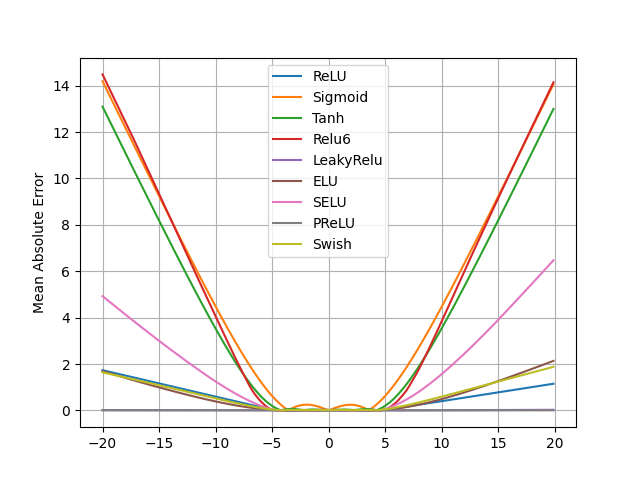

Write Python code to recreate this figure.
"""Show how neural networks fail to learn (extrapolate) an identity function"""
import argparse

import numpy as np
import matplotlib.pyplot as plt

import mxnet as mx
from mxnet import gluon, autograd, nd
from mxnet.gluon import nn

class Net(nn.Block):
    def __init__(self, act):
        super(Net, self).__init__()

        with self.name_scope():
            self.dense1 = nn.Dense(8)
            self.dense2 = nn.Dense(8)
            self.dense3 = nn.Dense(1)

        self.act = act

    def forward(self, x):
        x = self.act(self.dense1(x))
        x = self.act(self.dense2(x))
        x = self.dense3(x)
        return x


def train(net, low, high, batch_size, n_batch):
    trainer = gluon.Trainer(net.collect_params(), 'sgd', {'learning_rate': 0.01})
    l2loss = gluon.loss.L2Loss()

    moving_loss = None
    print_every = 1000

    for i in range(n_batch):
        x = np.random.uniform(low, high, size=(batch_size, 1))

        x = mx.nd.array(x, ctx=ctx)

        with autograd.record():
            y = net(x)
            loss = l2loss(x, y)

        loss.backward()
        trainer.step(batch_size)

        loss = mx.nd.mean(loss).asscalar()
        moving_loss = loss if moving_loss is None else moving_loss * 0.98 + loss * 0.02

        if i % print_every == 0:
            print("Batch: %d\tLoss: %.6f" % (i, moving_loss))


def evaluate(net, x):
    x = mx.nd.array(x, ctx=ctx)
    y = net(x)

    x, y = x.asnumpy().squeeze(), y.asnumpy().squeeze()
    return np.abs(x - y)


if __name__ == '__main__':
    ctx = mx.cpu()

    train_x = (-5, 5)
    test_x = np.arange(-20, 20, 0.1)

    n_model = 20
    n_batch = 5000
    batch_size = 64

    activations = {
        'ReLU': mx.nd.relu,
        'Sigmoid': mx.nd.sigmoid,
        'Tanh': mx.nd.tanh,
        'Relu6': lambda x: mx.nd.clip(mx.nd.relu(x), 0, 6),
        'LeakyRelu': mx.nd.LeakyReLU,
        'ELU': nn.ELU(),
        'SELU': nn.SELU(),
        'PReLU': nn.PReLU(),
        'Swish': nn.Swish(),
    }

    legends = []
    for act in activations:
        test_err = np.zeros_like(test_x)

        for i in range(n_model):
            print("Train:  %s %d/%d" % (act, i+1, n_model))
            net = Net(act=activations[act])
            net.collect_params().initialize(mx.init.Xavier(), ctx=ctx)

            train(net, train_x[0], train_x[1], batch_size, n_batch)
            err = evaluate(net, test_x)

            test_err += err
        plt.plot(test_x, test_err / n_model)
        legends.append(act)

    plt.legend(legends)
    plt.grid()
    plt.ylabel('Mean Absolute Error')
    plt.savefig('failure.png')
    plt.show()

